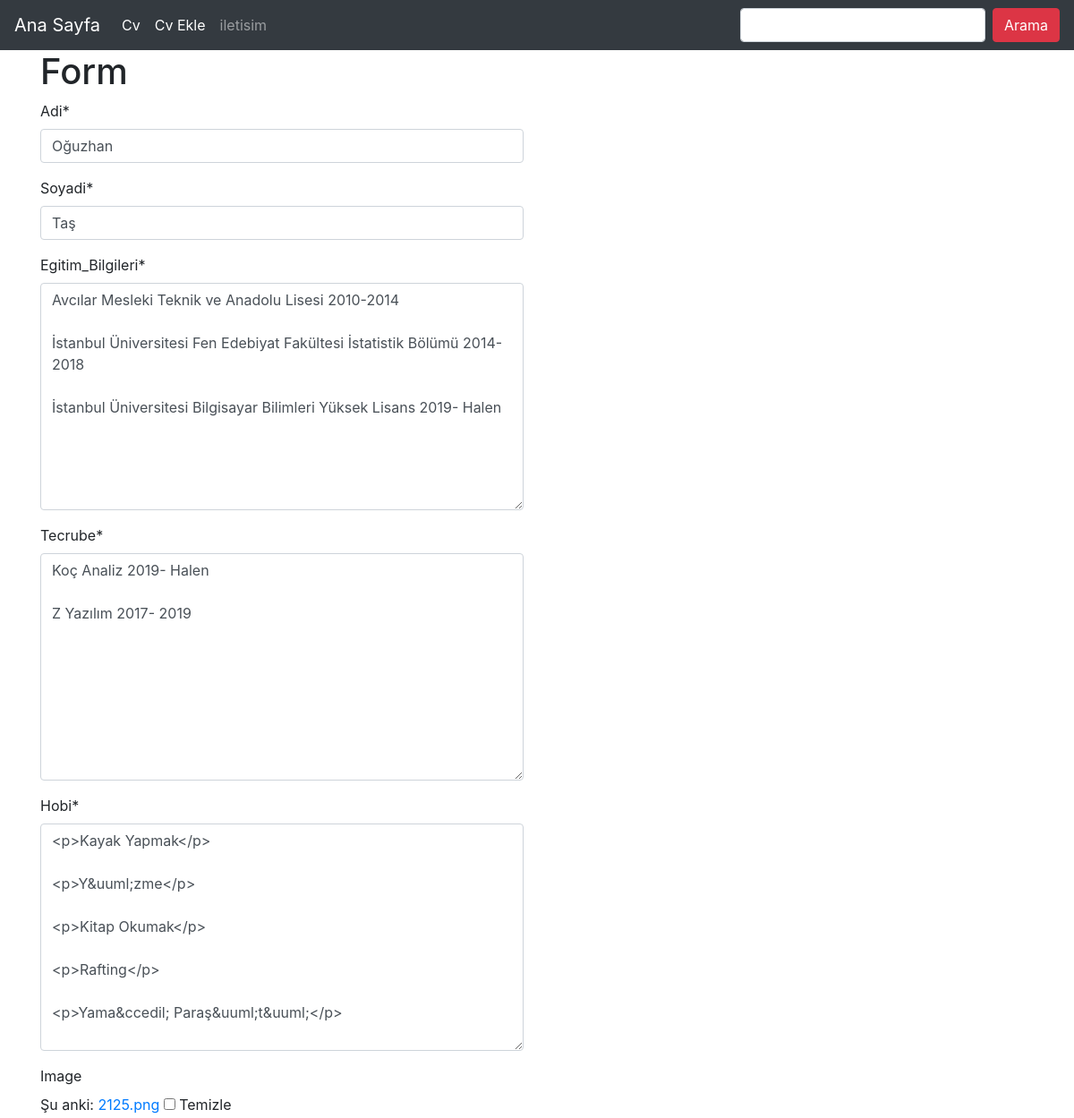
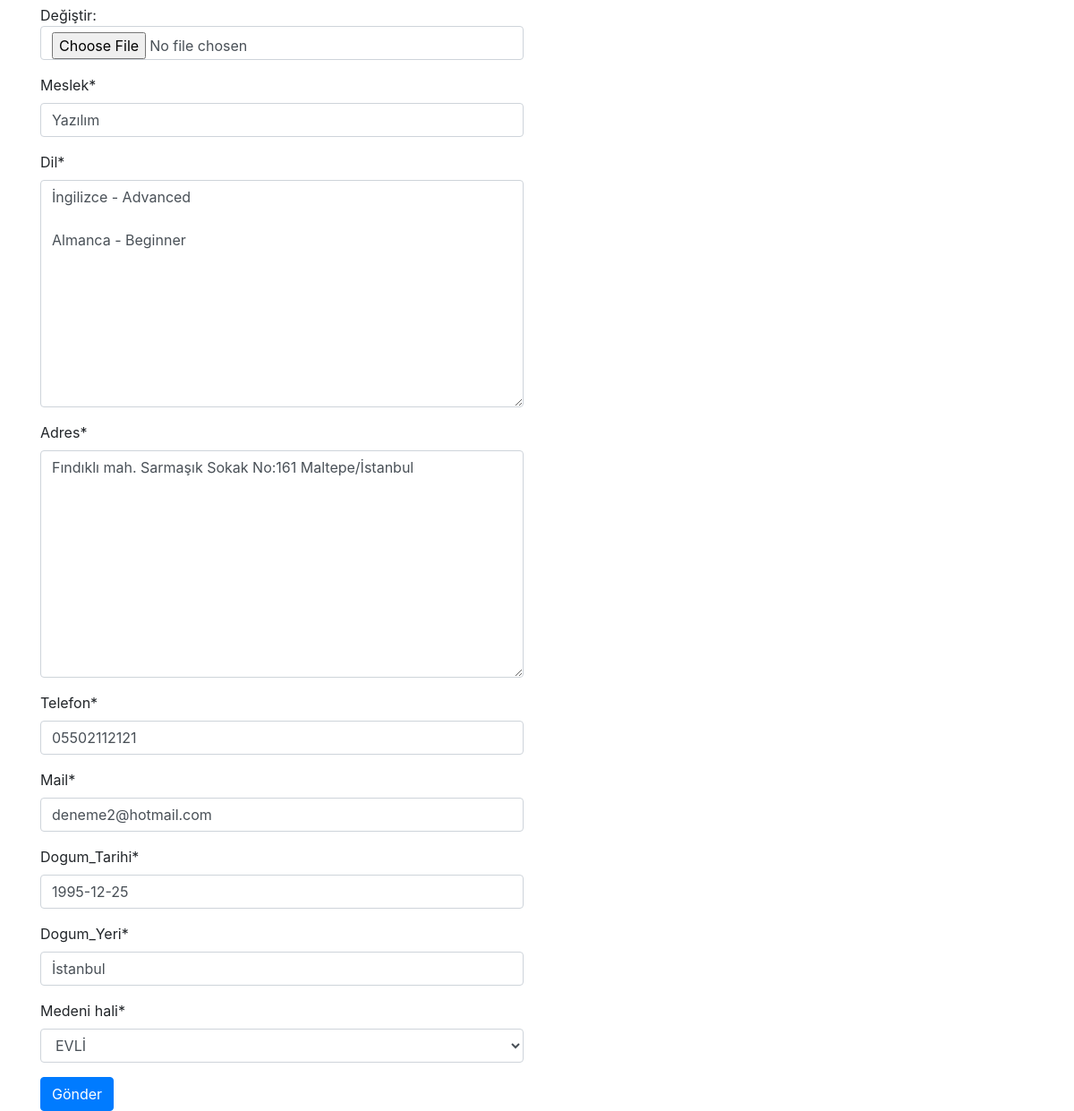
/bilgi/tas/update/ (signed in), run on the app's committed database (2 pictures, top to bottom).
### cv_Bilgi/models.py (models this page shows, shortened)
class Bilgi(models.Model):
    Name = models.CharField(max_length=120, verbose_name="Adi")
    Surname = models.CharField(max_length=120, verbose_name="Soyadi")
    content = models.TextField(verbose_name="Egitim_Bilgileri")
    experience = models.TextField(verbose_name="Tecrube")
    hobi = RichTextField(verbose_name="Hobi")
    image=models.ImageField(null=True,blank=True)
    job = models.CharField(max_length=120, verbose_name='Meslek')
    language = models.TextField(verbose_name='Dil')
    adress = models.TextField(verbose_name="Adres")
    phone = models.CharField(max_length=11, verbose_name="Telefon")
    email = models.EmailField(verbose_name="Mail")
    date = models.DateField(verbose_name="Dogum_Tarihi")
    dogumyeri = models.CharField(max_length=120, verbose_name="Dogum_Yeri")
    medeni_hali = models.CharField(max_length=6, choices=evli_CHOICES, default='Bekar')
    slug=models.SlugField(unique=True,editable=False,max_length=130)
    class Meta:
        ordering=['-id']

### cv_Bilgi/views.py (the view)
# urls.py: url(r'^(?P<slug>[\w-]+)/update/$', bilgi_update,name='update'),
def bilgi_update(request,slug):
    if not request.user.is_authenticated:
        return Http404()
    bilgi = get_object_or_404(Bilgi, slug=slug)
    form = BilgiForm(request.POST or None,request.FILES or None,instance=bilgi)
    if form.is_valid():
        form.save()
        messages.success(request,'Başarılı Birşekilde Düzenlendi',extra_tags='mesaj-basarili')
        return HttpResponseRedirect(bilgi.get_abolute_url())
    contex = {
        'form': form
    }
    return render(request,'cv_bilgi/form.html',contex)

### cv_Bilgi/forms.py
class BilgiForm(forms.ModelForm):
    class Meta: #Kullanıcıya servis edilecek olan form
        model=Bilgi
        fields=[
            'Name',
            'Surname',
            'content',
            'experience',
            'hobi',
            'image',
            'job',
            'language',
            'adress',
            'phone',
            'email',
            'date',
            'dogumyeri',
            'medeni_hali',
        ]

### templates/cv_bilgi/form.html (shortened to what this page needs)
{% extends 'base.html' %}
{% load crispy_forms_tags %}
{% block body %}
<div class="container">
    <div class="row">
        <div class="col-md-6">
            <form method="POST" enctype="multipart/form-data">
                <h1>Form</h1>
                {{form|crispy}}
                <input class="btn btn-primary" type="submit" value="Gönder">
                </form>
        </div>
    </div>
</div>
{% endblock %}

### data on the page
Bilgi: Name "Oğuzhan", Surname "Taş", content "Avcılar Mesleki Teknik ve Anadolu Lisesi 2010-2014 İstanbul Üniversitesi Fen Edebiyat Fakültesi İstatistik Bölümü 2014-2018 İstanbul Üniversitesi Bilgisayar Bilimleri Yüksek Lisans 2019- Halen", experience "Koç Analiz 2019- Halen Z Yazılım 2017- 2019", hobi "<p>Kayak Yapmak</p> <p>Y&uuml;zme</p> <p>Kitap Okumak</p> <p>Rafting</p> <p>Yama&ccedil; Paraş&uuml;t&uuml;</p>", job "Yazılım", language "İngilizce - Advanced Almanca - Beginner", adress "Fındıklı mah. Sarmaşık Sokak No:161 Maltepe/İstanbul", phone "05502112121", email "deneme2@hotmail.com", date "1995-12-25", dogumyeri "İstanbul", medeni_hali "EVLİ"
